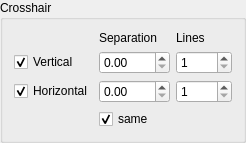
<?xml version="1.0" encoding="UTF-8"?>
<ui version="4.0">
 <class>crosshair</class>
 <widget class="QGroupBox" name="crosshair">
  <property name="geometry">
   <rect>
    <x>0</x>
    <y>0</y>
    <width>246</width>
    <height>139</height>
   </rect>
  </property>
  <property name="windowTitle">
   <string>GroupBox</string>
  </property>
  <property name="title">
   <string>Crosshair</string>
  </property>
  <layout class="QGridLayout" name="gridLayout">
   <item row="2" column="0">
    <widget class="QCheckBox" name="bH">
     <property name="text">
      <string>Horizontal</string>
     </property>
     <property name="checked">
      <bool>true</bool>
     </property>
    </widget>
   </item>
   <item row="1" column="0">
    <widget class="QCheckBox" name="bV">
     <property name="text">
      <string>Vertical</string>
     </property>
     <property name="checked">
      <bool>true</bool>
     </property>
    </widget>
   </item>
   <item row="1" column="1">
    <widget class="QDoubleSpinBox" name="dV">
     <property name="maximum">
      <double>9999.989999999999782</double>
     </property>
    </widget>
   </item>
   <item row="0" column="1">
    <widget class="QLabel" name="label">
     <property name="text">
      <string>Separation</string>
     </property>
    </widget>
   </item>
   <item row="1" column="2">
    <widget class="QSpinBox" name="iV">
     <property name="minimum">
      <number>1</number>
     </property>
     <property name="maximum">
      <number>10</number>
     </property>
    </widget>
   </item>
   <item row="2" column="2">
    <widget class="QSpinBox" name="iH">
     <property name="minimum">
      <number>1</number>
     </property>
     <property name="maximum">
      <number>10</number>
     </property>
    </widget>
   </item>
   <item row="0" column="2">
    <widget class="QLabel" name="label_2">
     <property name="text">
      <string>Lines</string>
     </property>
    </widget>
   </item>
   <item row="2" column="1">
    <widget class="QDoubleSpinBox" name="dH">
     <property name="maximum">
      <double>9999.989999999999782</double>
     </property>
    </widget>
   </item>
   <item row="3" column="1">
    <widget class="QCheckBox" name="bSame">
     <property name="text">
      <string>same</string>
     </property>
     <property name="checked">
      <bool>true</bool>
     </property>
    </widget>
   </item>
  </layout>
 </widget>
 <resources/>
 <connections/>
</ui>
